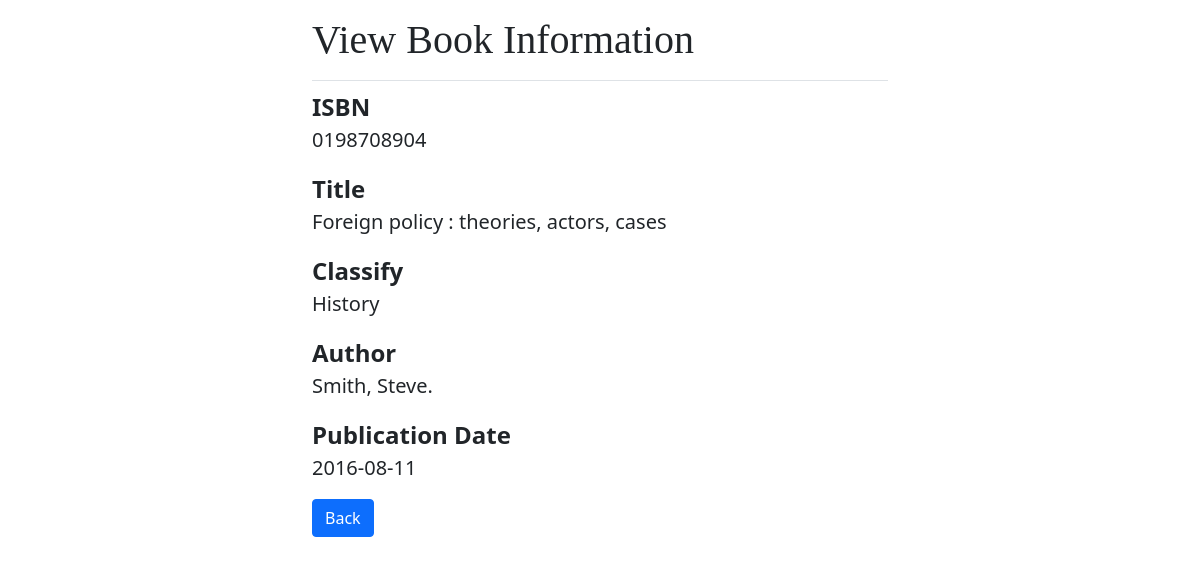
Page /Inventory/view.php?id=4 on the committed database.
### tables this page shows
CREATE TABLE `inventory` (
  `id` int(11) NOT NULL,
  `isbn` varchar(20) NOT NULL,
  `title` varchar(100) NOT NULL,
  `classify` varchar(20) NOT NULL,
  `author` varchar(30) NOT NULL,
  `publication_date` date NOT NULL
);

### Inventory/view.php (the view, shortened to what this page needs)
<?php
include_once('../Database/config.php');
$id = $_GET['id'];
$sql = "SELECT * FROM inventory WHERE id = $id";
$result = $mysqli->query($sql);
$book = $result->fetch_assoc();
?>
<!DOCTYPE html>
<html lang="en">
<head>
    <link href="https://cdn.jsdelivr.net/npm/bootstrap@5.0.0-beta3/dist/css/bootstrap.min.css" rel="stylesheet">
    <link rel="stylesheet" href="../assets/css/font.css">
</head>
<body>
    <div class="wrapper">
        <div class="container-fluid">
            <div class="row">
                <div class="col-md-12">
                    <h1 class="border-bottom mt-3 mb-2 pb-3">View Book Information</h1>
                    <div class="form-group">
                        <label for="isbn" class="fw-bold fs-4">ISBN</label>
                        <p class="fs-5"><?php echo $book['isbn']; ?> </p>
                    </div>
                    <div class="form-group">
                        <label for="title" class="fw-bold fs-4">Title</label>
                        <p class="fs-5"><?php echo $book['title']; ?> </p>
                    </div>
                    <div class="form-group">
                        <label for="classify" class="fw-bold fs-4">Classify</label>
                        <p class="fs-5"><?php echo $book['classify']; ?> </p>
                    </div>
                    <div class="form-group">
                        <label for="author" class="fw-bold fs-4">Author</label>
                        <p class="fs-5"><?php echo $book['author']; ?> </p>
                    </div>
                    <div class="form-group">
                        <label for="publication_date" class="fw-bold fs-4">Publication Date</label>
                        <p class="fs-5"><?php echo $book['publication_date']; ?> </p>
                    </div>
                    <a class="btn btn-primary" href="inventory.php">Back</a>
                </div>
            </div>
        </div>
    </div>
</body>
</html>

### Inventory/view.php (style rules this page uses)
.wrapper { width: 600px; margin: 0 auto; }

### rows in the picture
inventory: isbn "0198708904", title "Foreign policy : theories, actors, cases", classify "History", author "Smith, Steve.", publication_date "2016-08-11"
